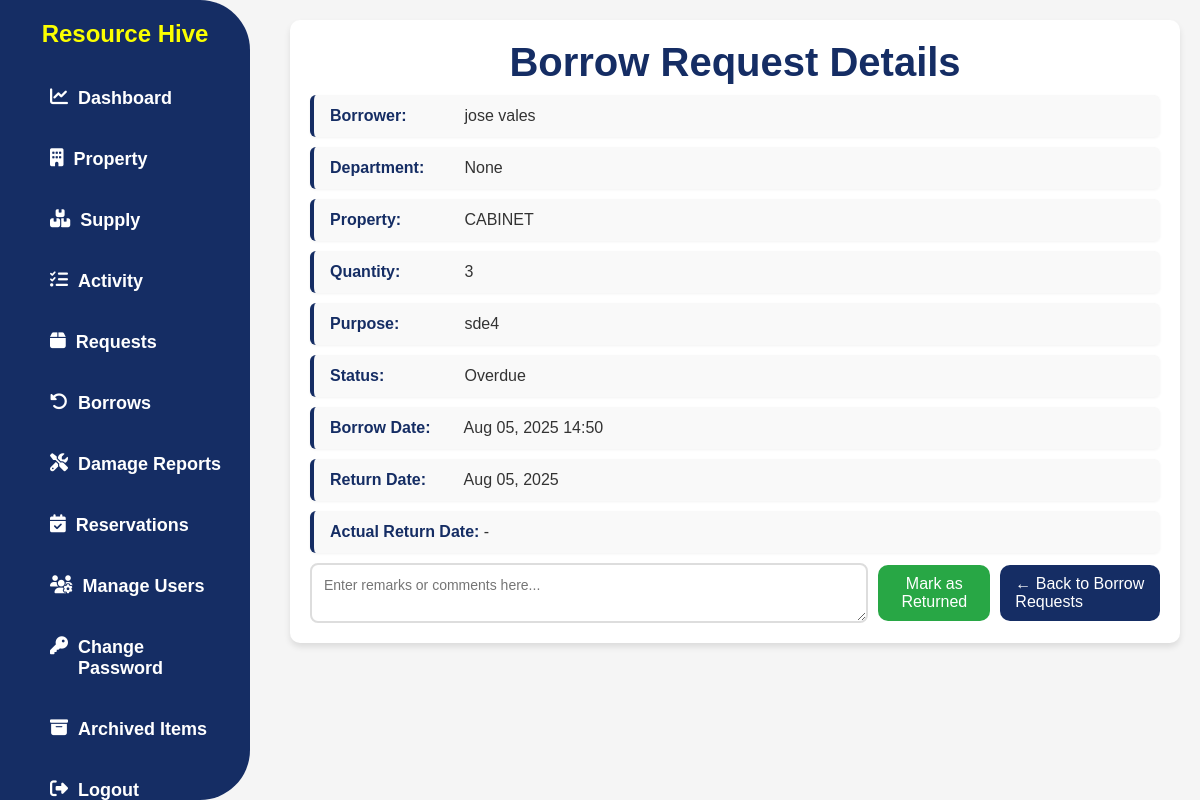
The page /borrow-request/47/ on the database as committed earlier.
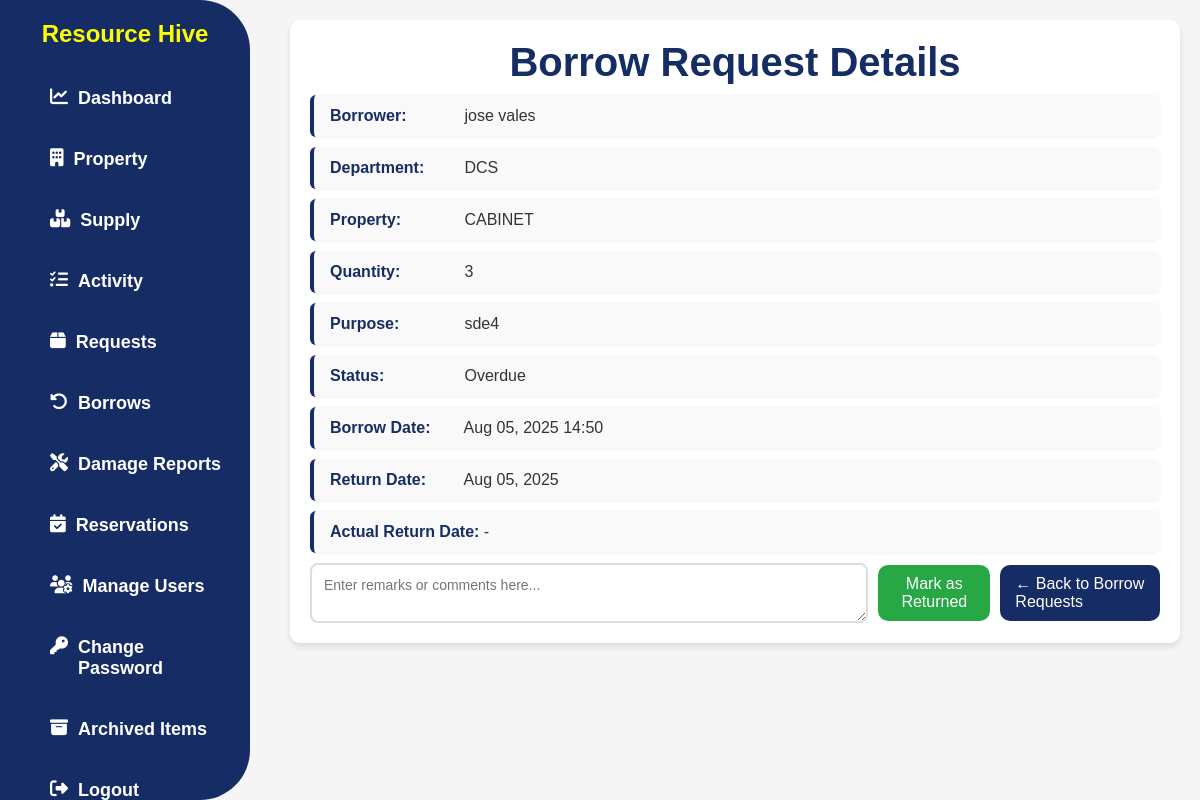
The same page on the database as committed later.
### app/models.py (models this page shows, shortened)
class BorrowRequest(models.Model):
    STATUS_CHOICES = [
        ('pending', 'Pending'),
        ('approved', 'Approved'),
        ('returned', 'Returned'),
        ('overdue', 'Overdue'),
        ('declined', 'Declined'),
    ]
    user = models.ForeignKey(User, on_delete=models.CASCADE)
    property = models.ForeignKey(Property, on_delete=models.CASCADE)
    quantity = models.PositiveIntegerField()
    status = models.CharField(max_length=20, choices=STATUS_CHOICES, default='pending')
    remarks = models.TextField(blank=True, null=True)
    borrow_date = models.DateTimeField(auto_now_add=True)
    return_date = models.DateField()
    actual_return_date = models.DateField(null=True, blank=True)
    purpose = models.TextField()

class UserProfile(models.Model):
    user = models.OneToOneField(User, on_delete=models.CASCADE)
    ROLE_CHOICES = [
        ('ADMIN', 'ADMIN'),
        ('USER', 'USER'),
    ]
    role = models.CharField(max_length=20, choices=ROLE_CHOICES)
    department = models.ForeignKey(Department, on_delete=models.SET_NULL, null=True, blank=True)
    phone = models.CharField(max_length=20, blank=True, null=True)

class Property(models.Model):
    CONDITION_CHOICES = [
        ('In good condition', 'In good condition'),
        ('Needing repair', 'Needing repair'),
        ('Unserviceable', 'Unserviceable'),
        ('Obsolete', 'Obsolete'),
        ('No longer needed', 'No longer needed'),
        ('Not used since purchased', 'Not used since purchased'),
    ]
    AVAILABILITY_CHOICES = [
        ('available', 'Available'),
        ('not_available', 'Not Available'),
    ]
    property_number = models.CharField(max_length=100, unique=True, null=True, blank=True)
    property_name = models.CharField(max_length=100)
    category = models.ForeignKey(PropertyCategory, on_delete=models.SET_NULL, null=True, blank=True)
    description = models.TextField(null=True, blank=True)
    barcode = models.CharField(max_length=150, unique=True, null=True, blank=True)
    unit_of_measure = models.CharField(max_length=50, null=True, blank=True)
    unit_value = models.DecimalField(
        max_digits=10, decimal_places=2,
        blank=True, null=True,
        validators=[MinValueValidator(0)]
    )
    overall_quantity = models.PositiveIntegerField(validators=[MinValueValidator(0)], default=0)
    quantity = models.PositiveIntegerField(validators=[MinValueValidator(0)], default=0)
    location = models.CharField(max_length=255, null=True, blank=True)
    condition = models.CharField(max_length=100, choices=CONDITION_CHOICES, default='In good condition')
    availability = models.CharField(max_length=20, choices=AVAILABILITY_CHOICES, default='available')
    is_archived = models.BooleanField(default=False)

class Department(models.Model):
    name = models.CharField(max_length=100, unique=True)
    def __str__(self):
        return self.name

### app/views.py (the view, shortened to what this page needs)
# urls.py: path('borrow-request/<int:pk>/', borrow_request_details, name='borrow_request_details'),
def borrow_request_details(request, pk):
    request_obj = get_object_or_404(BorrowRequest, pk=pk)
    return render(request, 'app/borrow_request_details.html', {'borrow_obj': request_obj})

### app/templates/app/borrow_request_details.html (shortened to what this page needs)
{% load static %}
<!DOCTYPE html>
<html>
<head>
  <link rel="stylesheet" href="{% static 'css/style.css' %}" />
  <link rel="stylesheet" href="https://cdnjs.cloudflare.com/ajax/libs/font-awesome/6.4.2/css/all.min.css" />
</head>
<body>
  {% include 'app/navbar.html' %}
  <div class="content">
    <div class="details-p">
      <h2 class="h2title">Borrow Request Details</h2>
      <p><span>Borrower:</span>
        {% with borrow_obj.user.first_name as first_name %}
        {% with borrow_obj.user.last_name as last_name %}
          {% if first_name or last_name %}
            {{ first_name }} {{ last_name }}
          {% else %}
            {{ borrow_obj.user.username }}
          {% endif %}
        {% endwith %}
        {% endwith %}
      </p>
      <p><span>Department:</span> {{ borrow_obj.user.userprofile.department }}</p>
      <p><span>Property:</span> {{ borrow_obj.property.property_name }}</p>
      <p><span>Quantity:</span> {{ borrow_obj.quantity }}</p>
      <p><span>Purpose:</span> {{ borrow_obj.purpose }}</p>
      <p><span>Status:</span> {{ borrow_obj.get_status_display }}</p>
      <p><span>Borrow Date:</span> {{ borrow_obj.borrow_date|date:"M d, Y H:i" }}</p>
      <p><span>Return Date:</span> {{ borrow_obj.return_date|date:"M d, Y" }}</p>
      <p><span>Actual Return Date:</span>
        {% if borrow_obj.actual_return_date %}
          {{ borrow_obj.actual_return_date|date:"M d, Y" }}
        {% else %}
          -
        {% endif %}
      </p>
      {% if borrow_obj.status == 'pending' %}
        <form method="post" class="stat-button">
          {% csrf_token %}
          <textarea name="remarks" placeholder="Enter remarks or comments here..."></textarea>
          <button type="submit" name="action" value="approve" class="btn-approve">Approve</button>
          <button type="submit" name="action" value="decline" class="btn-reject">Decline</button>
          <a href="{% url 'user_borrow_requests' %}" class="btn-back">← Back to Borrow Requests</a>
        </form>
      {% elif borrow_obj.status in 'declined overdue returned' %}
        {% if borrow_obj.status == 'overdue' %}
          <form method="post" class="stat-button">
            <textarea name="remarks" placeholder="Enter remarks or comments here..."></textarea>
            <button type="submit" name="action" value="return" class="btn-approve">Mark as Returned</button>
            <a href="{% url 'user_borrow_requests' %}" class="btn-back">← Back to Borrow Requests</a>
          </form>
        {% elif borrow_obj.status == 'declined' %}
          <div class="stat-button">
            <a href="{% url 'user_borrow_requests' %}" class="btn-back">← Back to Borrow Requests</a>
          </div>
        {% elif borrow_obj.status == 'returned' %}
          <div class="stat-button">
            <a href="{% url 'user_borrow_requests' %}" class="btn-back">← Back to Borrow Requests</a>
          </div>
        {% endif %}
      {% endif %}
    </div>
  </div>
</body>
</html>

Rows that differ between the two databases and show on the page:
changed through a linked row, BorrowRequest "sde4": user.userprofile.department "None" → "DCS"
